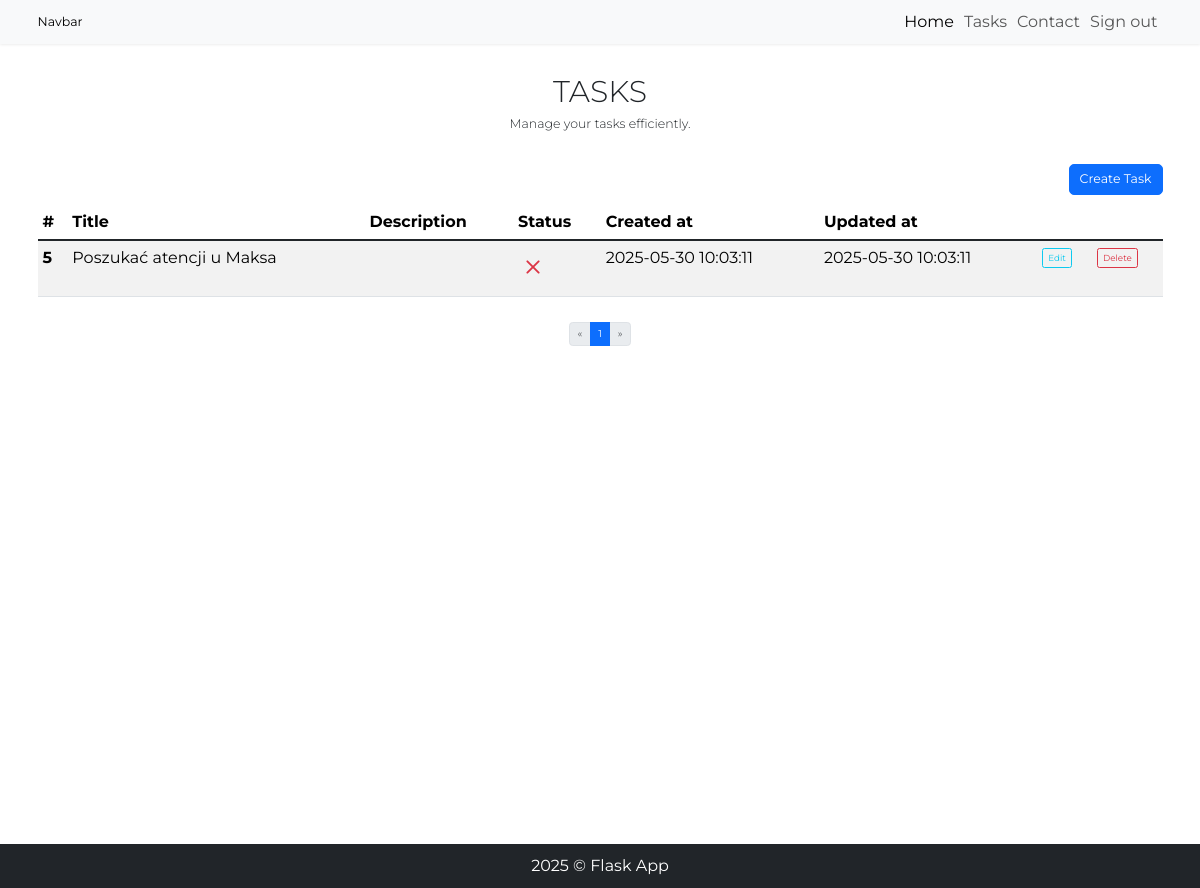
/tasks (signed in), run on the app's committed database.
### models.py (models this page shows, shortened)
class Todo(db.Model):
    __tablename__ = 'todos'
    id = db.Column(db.Integer, primary_key=True)
    title = db.Column(db.String(100), nullable=False)
    description = db.Column(db.String(300))
    is_done = db.Column(db.Boolean, default=False)
    created_at = db.Column(db.DateTime, server_default=db.func.now())
    updated_at = db.Column(db.DateTime, server_default=db.func.now(), onupdate=db.func.now())
    user_id = db.Column(db.Integer, db.ForeignKey('users.id', name='fk_todos_user_id'), nullable=False)

### app.py (the view)
@app.route('/tasks', methods=['GET'])
@login_required
def get_all_tasks():
    page = request.args.get('page', 1, type=int)
    per_page = 10
    pagination = Todo.query \
        .filter_by(user_id=current_user.id) \
        .order_by(Todo.id.desc()) \
        .paginate(page=page, per_page=per_page)
    tasks = pagination.items
    return render_template('task.html', tasks=tasks, pagination=pagination)

### app.py (called while the page is built)
@login_manager.user_loader
def load_user(user_id):
    return User.query.get(int(user_id))

### templates/task.html (shortened to what this page needs)
{% extends 'base.html' %}
{% block content %}
<h1 class="display-5 text-center text-uppercase mt-5">Tasks</h1>
<p class="lead text-center mb-5">Manage your tasks efficiently.</p>
<div class="container">
        <div class="row mb-3">
            <div class="col-md-12">
                <button class="btn btn-primary btn-lg float-end" type="button" data-bs-toggle="modal"
                    data-bs-target="#createModal">Create Task</button>
            </div>
        </div>
</div>
<div class="container d-flex flex-column align-items-center">
    <table class="table table-striped table-hover">
        <thead>
            <tr>
                <th scope="col">#</th>
                <th scope="col">Title</th>
                <th scope="col">Description</th>
                <th scope="col">Status</th>
                <th scope="col">Created at</th>
                <th scope="col">Updated at</th>
                <th scope="col"></th>
                <th scope="col"></th>
            </tr>
        </thead>
        <tbody class="table-group-divider">
            {% for task in tasks %}
            <tr>
                <th scope="row">{{ task.id }}</th>
                <td>{{ task.title }}</td>
                <td>{{ task.description }}</td>
                {% if task.is_done %}
                <td><i class="bi bi-check text-success"></i></td>
                {% else %}
                <td><i class="bi bi-x text-danger"></i></td>
                {% endif %}
                <td>{{ task.created_at }}</td>
                <td>{{ task.updated_at }}</td>
                <td><button class="btn btn-sm btn-outline-info" type="button" data-bs-toggle="modal"
                        data-bs-target="#editModal-{{ task.id }}">Edit</button></td>
                <td><button class="btn btn-sm btn-outline-danger" type="button" data-bs-toggle="modal"
                        data-bs-target="#deleteModal-{{ task.id }}">Delete</button></td>
            </tr>
            {% endfor %}
        </tbody>
    </table>
    <nav class="mt-4" aria-label="Page navigation">
        <ul class="pagination mx-auto">
            <li class="page-item">
                <a class="page-link {% if pagination.page == 1 %}disabled{% endif %}"
                    href="{{ url_for('get_all_tasks', page=1) }}" {% if pagination.page==1 %}tabindex="-1" {% endif %}
                    aria-label="First">
                    <span aria-hidden="true">&laquo;</span>
                </a>
            </li>
            <li class="page-item"><span class="page-link active" href="{{ url_for('get_all_tasks', page=page) }}"
                    aria-current="page">{{ pagination.page }}</span></li>
            <li class="page-item">
                <a class="page-link {% if not pagination.page < pagination.pages %}disabled{% endif %}"
                    href="{{ url_for('get_all_tasks', page=pagination.pages) }}" aria-label="Last">
                    <span aria-hidden="true">&raquo;</span>
                </a>
            </li>
        </ul>
    </nav>
</div>
{% endblock %}

### static/css/style.css (style rules this page uses)
*, *::before, *::after { box-sizing: border-box; padding: 0; margin: 0; }
body { position: relative; font-size: 1.6rem; font-family: "Montserrat", sans-serif; }
.bi { font-size: 3rem; }

### data on the page
Todo: id "5", title "Poszukać atencji u Maksa", is_done False (drawn), created_at "2025-05-30 10:03:11", updated_at "2025-05-30 10:03:11"

### other printed values
{{ pagination.page }} "1"
